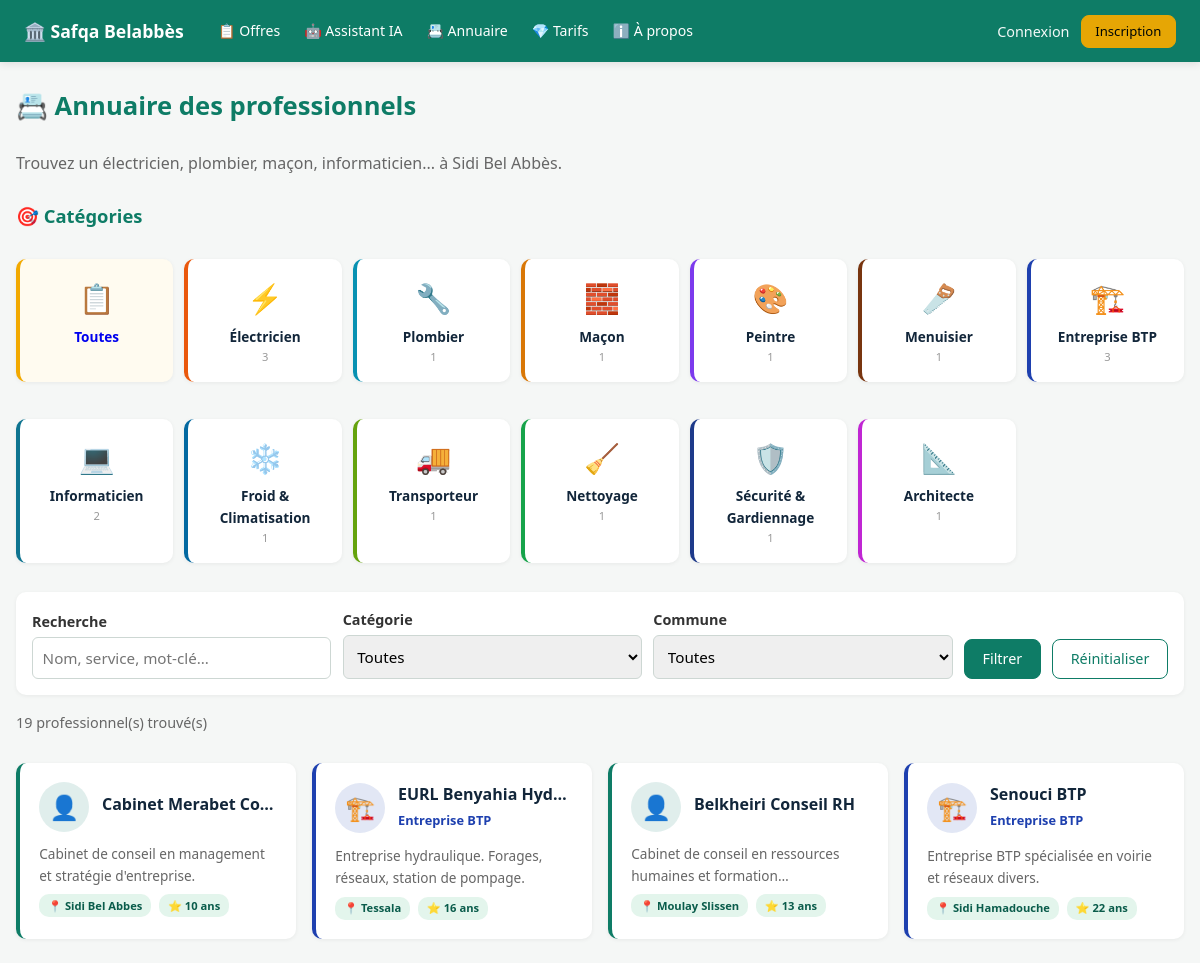
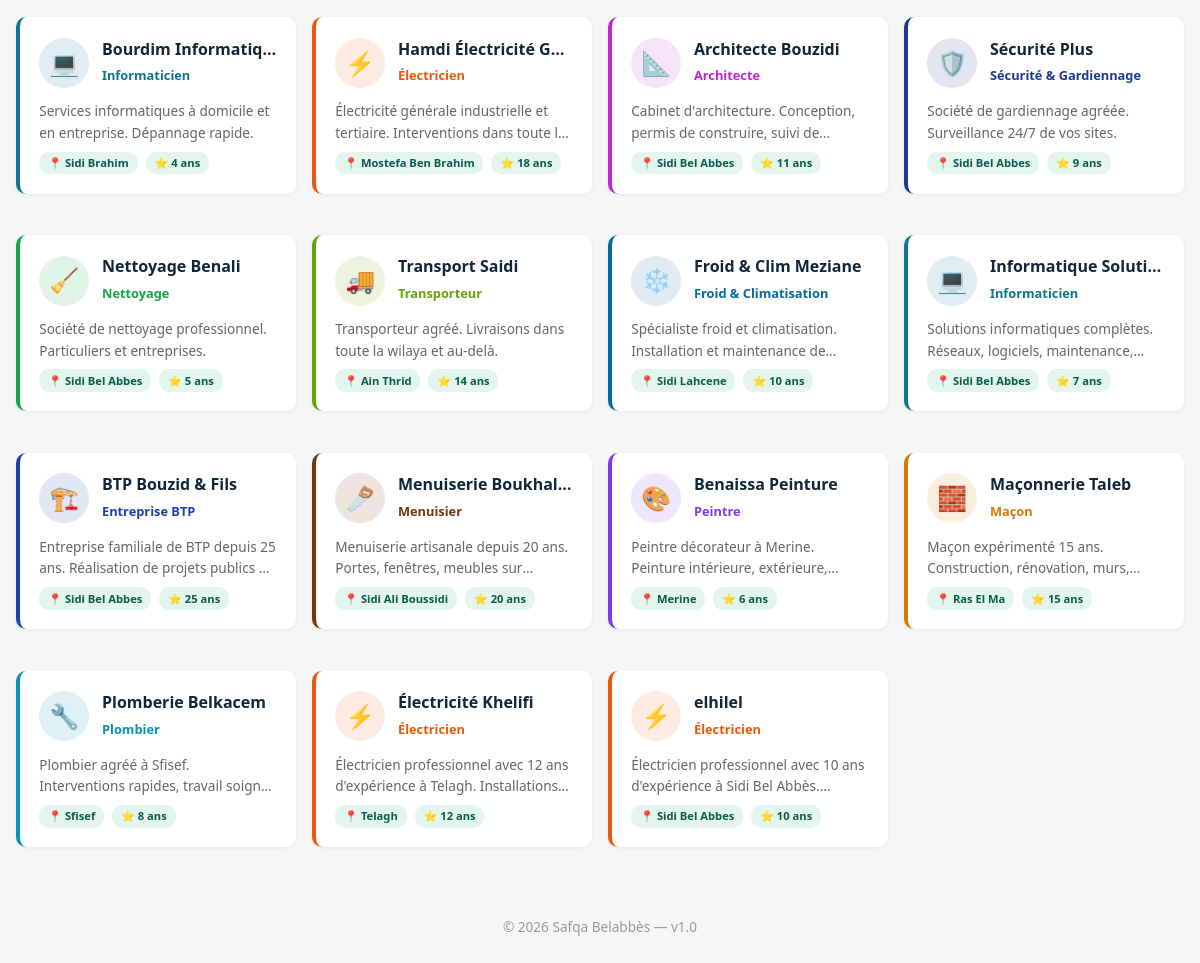
The page /directory on the database its author committed (2 pictures, top to bottom).
### app/__init__.py (models this page shows, shortened)
class Professional(db.Model):
    __tablename__ = "professionals"
    id = db.Column(db.Integer, primary_key=True)
    user_id = db.Column(db.Integer, db.ForeignKey("users.id"), nullable=False, unique=True, index=True)
    business_name = db.Column(db.String(150), nullable=False)
    category = db.Column(db.String(50), nullable=False, index=True)
    description = db.Column(db.Text, nullable=False)
    services = db.Column(db.Text)
    phone = db.Column(db.String(20), nullable=False)
    whatsapp = db.Column(db.String(20))
    email_public = db.Column(db.String(150))
    address = db.Column(db.String(300))
    commune = db.Column(db.String(100), index=True)
    photo_url = db.Column(db.String(500))
    gallery = db.Column(db.Text)
    years_experience = db.Column(db.Integer)
    payment_status = db.Column(db.String(30), default="awaiting_payment", nullable=False)
    payment_method = db.Column(db.String(20))
    receipt_path = db.Column(db.String(255))
    price_dzd = db.Column(db.Integer, default=3000)
    duration_days = db.Column(db.Integer, default=180)
    is_approved = db.Column(db.Boolean, default=False, nullable=False)
    is_active = db.Column(db.Boolean, default=True, nullable=False)
    starts_at = db.Column(db.DateTime)
    ends_at = db.Column(db.DateTime)
    views = db.Column(db.Integer, default=0, nullable=False)
    phone_clicks = db.Column(db.Integer, default=0, nullable=False)
    created_at = db.Column(db.DateTime, default=datetime.utcnow)
    updated_at = db.Column(db.DateTime, default=datetime.utcnow, onupdate=datetime.utcnow)
    user = db.relationship("User")
    @property
    def is_published(self):
        if not self.is_approved or not self.is_active:
            return False
        now = datetime.utcnow()
        if self.starts_at and now < self.starts_at:
            return False
        if self.ends_at and now > self.ends_at:
            return False
        return True

### app/routes.py (the view, shortened to what this page needs)
@bp.route("/directory")
def directory():
    category = request.args.get("category", "")
    commune = request.args.get("commune", "")
    q = request.args.get("q", "").strip()
    query = Professional.query.filter_by(is_approved=True, is_active=True)
    if category and category in PROFESSIONAL_CATEGORIES:
        query = query.filter(Professional.category == category)
    if commune and commune in COMMUNES:
        query = query.filter(Professional.commune == commune)
    professionals = query.order_by(Professional.created_at.desc()).all()
    professionals = [p for p in professionals if p.is_published]
    category_counts = {}
    for cat_key in PROFESSIONAL_CATEGORIES:
        category_counts[cat_key] = sum(1 for p in professionals if p.category == cat_key)
    return render_template("directory.html",
                           professionals=professionals,
                           category=category,
                           commune=commune,
                           q=q,
                           category_counts=category_counts)

### app/templates/directory.html (shortened to what this page needs)
{% extends "base.html" %}
{% block content %}
<h1>📇 Annuaire des professionnels</h1>
<p style="color:#666;margin-bottom:1.5rem">
  Trouvez un électricien, plombier, maçon, informaticien... à Sidi Bel Abbès.
</p>
<h2>🎯 Catégories</h2>
<div style="display:grid;grid-template-columns:repeat(auto-fit,minmax(140px,1fr));gap:0.7rem;margin:1rem 0">
  <a href="/directory" class="card" style="text-align:center;padding:1rem;text-decoration:none;{{ 'border-left-color:#f2a900;background:#fffbf0' if not category else '' }}">
    <div style="font-size:1.8rem">📋</div>
    <div style="font-size:0.85rem;font-weight:600;margin-top:0.3rem">Toutes</div>
  </a>
  {% for key, info in professional_categories.items() %}
    {% if category_counts.get(key, 0) > 0 or category == key %}
    <a href="/directory?category={{ key }}" class="card" style="text-align:center;padding:1rem;text-decoration:none;border-left-color:{{ info.color }};{{ 'background:' + info.color + '15' if category == key }}">
      <div style="font-size:1.8rem">{{ info.icon }}</div>
      <div style="font-size:0.85rem;font-weight:600;margin-top:0.3rem;color:#12263a">{{ info.label }}</div>
      <div style="font-size:0.7rem;color:#999">{{ category_counts.get(key, 0) }}</div>
    </a>
    {% endif %}
  {% endfor %}
</div>
<form method="get" class="filters">
  <label>Recherche
    <input type="search" name="q" value="{{ q }}" placeholder="Nom, service, mot-clé...">
  </label>
  <label>Catégorie
    <select name="category">
      <option value="">Toutes</option>
    </select>
  </label>
  <label>Commune
    <select name="commune">
      <option value="">Toutes</option>
    </select>
  </label>
  <button class="btn" type="submit">Filtrer</button>
  <a class="btn btn-ghost" href="/directory">Réinitialiser</a>
</form>
<p style="color:#666;font-size:0.9rem;margin:1rem 0">{{ professionals|length }} professionnel(s) trouvé(s)</p>
{% if professionals %}
<div style="display:grid;grid-template-columns:repeat(auto-fill,minmax(260px,1fr));gap:1rem">
  {% for p in professionals %}
  {% set cat = professional_categories.get(p.category, {}) %}
  <a href="/directory/{{ p.id }}" class="card" style="text-decoration:none;padding:1.2rem;border-left-color:{{ cat.color or '#0e7c66' }};transition:transform 0.2s" onmouseover="this.style.transform='translateY(-3px)'" onmouseout="this.style.transform='translateY(0)'">
    <div style="display:flex;align-items:center;gap:0.8rem;margin-bottom:0.7rem">
      <div style="width:50px;height:50px;border-radius:50%;background:{{ cat.color or '#0e7c66' }}20;display:flex;align-items:center;justify-content:center;font-size:1.5rem">{{ cat.icon or '👤' }}</div>
      <div style="flex:1;min-width:0">
        <h3 style="margin:0;font-size:1rem;color:#12263a;white-space:nowrap;overflow:hidden;text-overflow:ellipsis">{{ p.business_name }}</h3>
        <p style="margin:0.2rem 0;font-size:0.8rem;color:{{ cat.color }};font-weight:600">{{ cat.label }}</p>
      </div>
    </div>
    <p style="font-size:0.85rem;color:#666;margin:0.5rem 0;display:-webkit-box;-webkit-line-clamp:2;-webkit-box-orient:vertical;overflow:hidden">{{ p.description }}</p>
    <div style="display:flex;gap:0.5rem;flex-wrap:wrap;font-size:0.8rem;margin-top:0.5rem">
      <span class="chip" style="font-size:0.7rem">📍 {{ p.commune }}</span>
      {% if p.years_experience %}
        <span class="chip" style="font-size:0.7rem">⭐ {{ p.years_experience }} ans</span>
      {% endif %}
    </div>
  </a>
  {% endfor %}
</div>
{% else %}
<div class="card" style="text-align:center;padding:3rem">
  <p style="font-size:2rem;margin:0">🔍</p>
  <p style="color:#666;margin-top:1rem">Aucun professionnel trouvé pour ces critères.</p>
  <a class="btn btn-ghost btn-sm" href="/directory">Voir tous les professionnels</a>
</div>
{% endif %}
{% endblock %}

### app/templates/base.html (style rules this page uses)
* { box-sizing: border-box; margin: 0; padding: 0; }
body { font-family: system-ui, -apple-system, "Segoe UI", sans-serif; background: #f5f7f6; color: #12263a; line-height: 1.6; }
h1 { margin-bottom: 1.5rem; color: #0e7c66; font-size: 1.6rem; }
h2 { margin: 1.5rem 0 0.8rem; color: #0e7c66; font-size: 1.15rem; }
h3 { font-size: 1rem; }
.card { background: #fff; padding: 1.2rem; margin: 0.8rem 0; border-radius: 10px; box-shadow: 0 1px 4px rgba(0,0,0,0.06); border-left: 4px solid #0e7c66; }
.card h3 { margin-bottom: 0.4rem; }
.card p { color: #666; font-size: 0.9rem; margin: 0.2rem 0; }
.btn, .btn-sm, .btn-ghost, .btn-accent, .btn-danger { display: inline-flex; align-items: center; justify-content: center; padding: 0.55rem 1.1rem; border-radius: 8px; cursor: pointer; text-decoration: none; font-size: 0.9rem; font-weight: 500; font-family: inherit; border: 1px solid transparent; transition: all 0.15s; white-space: nowrap; line-height: 1.4; }
.btn { background: #0e7c66; color: #fff; border-color: #0e7c66; }
.btn-ghost { background: transparent; color: #0e7c66; border-color: #0e7c66; }
label { display: block; margin-bottom: 1rem; font-weight: 600; font-size: 0.9rem; color: #333; }
input, select, textarea { width: 100%; padding: 0.6rem; border: 1px solid #cdd7d3; border-radius: 6px; margin-top: 0.3rem; font-size: 0.95rem; font-family: inherit; }
.filters { display: flex; flex-wrap: wrap; gap: 0.7rem; align-items: end; background: #fff; padding: 1rem; border-radius: 10px; box-shadow: 0 1px 4px rgba(0,0,0,0.06); margin: 1rem 0; }
.filters label { flex: 1; min-width: 180px; margin: 0; }
.chip { display: inline-block; background: #e3f5ec; color: #0a5c4b; padding: 0.15rem 0.55rem; border-radius: 10px; font-size: 0.75rem; font-weight: 600; }

### rows shown on the page
Professional: icon "🔧", label "Plombier", get "1", business_name "Plomberie Belkacem", description "Plombier agréé à Sfisef. Interventions rapides, travail…", commune "Sfisef", years_experience "8"
Professional: icon "🎨", label "Peintre", get "1", business_name "Benaissa Peinture", description "Peintre décorateur à Merine. Peinture intérieure,…", commune "Merine", years_experience "6"
Professional: icon "🪚", label "Menuisier", get "1", business_name "Menuiserie Boukhalfa", description "Menuiserie artisanale depuis 20 ans. Portes, fenêtres, meubles…", commune "Sidi Ali Boussidi", years_experience "20"
Professional: icon "🧹", label "Nettoyage", get "1", business_name "Nettoyage Benali", description "Société de nettoyage professionnel. Particuliers et entreprises.", commune "Sidi Bel Abbes", years_experience "5"
Professional: icon "📐", label "Architecte", get "1", business_name "Architecte Bouzidi", description "Cabinet d'architecture. Conception, permis de construire, suivi…", commune "Sidi Bel Abbes", years_experience "11"
Professional: icon "👤", business_name "Cabinet Merabet Co…", description "Cabinet de conseil en management et stratégie d'entreprise.", commune "Sidi Bel Abbes", years_experience "10"
Professional: icon "🏗️", business_name "EURL Benyahia Hyd…", label "Entreprise BTP", description "Entreprise hydraulique. Forages, réseaux, station de pompage.", commune "Tessala", years_experience "16"
Professional: icon "👤", business_name "Belkheiri Conseil RH", description "Cabinet de conseil en ressources humaines et…", commune "Moulay Slissen", years_experience "13"
Professional: icon "🏗️", business_name "Senouci BTP", label "Entreprise BTP", description "Entreprise BTP spécialisée en voirie et réseaux divers.", commune "Sidi Hamadouche", years_experience "22"
Professional: icon "💻", business_name "Bourdim Informatiq…", label "Informaticien", description "Services informatiques à domicile et en entreprise. Dépannage rapide.", commune "Sidi Brahim", years_experience "4"
Professional: icon "⚡", business_name "Hamdi Électricité G…", label "Électricien", description "Électricité générale industrielle et tertiaire. Interventions dans toute…", commune "Mostefa Ben Brahim", years_experience "18"
Professional: icon "🛡️", business_name "Sécurité Plus", label "Sécurité & Gardiennage", description "Société de gardiennage agréée. Surveillance 24/7 de vos sites.", commune "Sidi Bel Abbes", years_experience "9"
Professional: icon "🚚", business_name "Transport Saidi", label "Transporteur", description "Transporteur agréé. Livraisons dans toute la wilaya et au-delà.", commune "Ain Thrid", years_experience "14"
Professional: icon "❄️", business_name "Froid & Clim Meziane", label "Froid & Climatisation", description "Spécialiste froid et climatisation. Installation et maintenance…", commune "Sidi Lahcene", years_experience "10"
Professional: icon "💻", business_name "Informatique Soluti…", label "Informaticien", description "Solutions informatiques complètes. Réseaux, logiciels,…", commune "Sidi Bel Abbes", years_experience "7"
Professional: icon "🏗️", business_name "BTP Bouzid & Fils", label "Entreprise BTP", description "Entreprise familiale de BTP depuis 25 ans. Réalisation de projets publics…", commune "Sidi Bel Abbes", years_experience "25"
Professional: icon "🧱", business_name "Maçonnerie Taleb", label "Maçon", description "Maçon expérimenté 15 ans. Construction, rénovation,…", commune "Ras El Ma", years_experience "15"
Professional: icon "⚡", business_name "Électricité Khelifi", label "Électricien", description "Électricien professionnel avec 12 ans d'expérience à Telagh.…", commune "Telagh", years_experience "12"
Professional: icon "⚡", business_name "elhilel", label "Électricien", description "Électricien professionnel avec 10 ans d'expérience à Sidi Bel…", commune "Sidi Bel Abbes", years_experience "10"

### other values the page prints
{{ info.icon }} "⚡" "🧱" "🏗️" "💻" "❄️" "🚚" "🛡️"
{{ info.label }} "Électricien" "Maçon" "Entreprise BTP" "Informaticien" "Froid & Climatisation" "Transporteur" "Sécurité & Gardiennage"
{{ category_counts.get(key, 0) }} "3" "1" "3" "2" "1" "1" "1"
{{ professionals|length }} "19"
